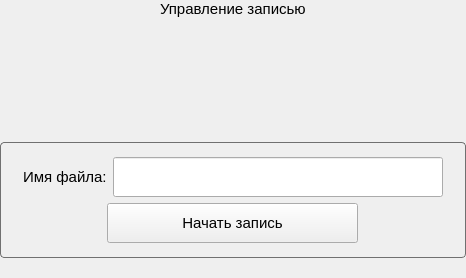
<?xml version="1.0" encoding="UTF-8"?>
<ui version="4.0">
 <class>RecControlUI</class>
 <widget class="QWidget" name="RecControlUI">
  <property name="geometry">
   <rect>
    <x>0</x>
    <y>0</y>
    <width>466</width>
    <height>278</height>
   </rect>
  </property>
  <property name="sizePolicy">
   <sizepolicy hsizetype="Fixed" vsizetype="Preferred">
    <horstretch>0</horstretch>
    <verstretch>0</verstretch>
   </sizepolicy>
  </property>
  <property name="minimumSize">
   <size>
    <width>466</width>
    <height>0</height>
   </size>
  </property>
  <property name="maximumSize">
   <size>
    <width>466</width>
    <height>16777215</height>
   </size>
  </property>
  <property name="windowTitle">
   <string>Form</string>
  </property>
  <property name="styleSheet">
   <string notr="true">QGroupBox
{
	border:1px solid rgb(112,112,112);
	border-radius:4px;
}</string>
  </property>
  <layout class="QVBoxLayout" name="verticalLayout_2">
   <property name="leftMargin">
    <number>0</number>
   </property>
   <property name="topMargin">
    <number>0</number>
   </property>
   <property name="rightMargin">
    <number>0</number>
   </property>
   <property name="bottomMargin">
    <number>0</number>
   </property>
   <item>
    <layout class="QVBoxLayout" name="verticalLayout">
     <item alignment="Qt::AlignHCenter|Qt::AlignTop">
      <widget class="QLabel" name="labelRecControl">
       <property name="font">
        <font>
         <family>Arial</family>
         <pointsize>11</pointsize>
        </font>
       </property>
       <property name="text">
        <string>Управление записью</string>
       </property>
      </widget>
     </item>
     <item alignment="Qt::AlignTop">
      <widget class="QGroupBox" name="groupBox">
       <property name="title">
        <string/>
       </property>
       <layout class="QGridLayout" name="gridLayout_2">
        <property name="leftMargin">
         <number>22</number>
        </property>
        <property name="topMargin">
         <number>14</number>
        </property>
        <property name="rightMargin">
         <number>22</number>
        </property>
        <property name="bottomMargin">
         <number>14</number>
        </property>
        <item row="0" column="0">
         <layout class="QGridLayout" name="gridLayoutGroupBox">
          <item row="0" column="0">
           <widget class="QLabel" name="labelFileName">
            <property name="font">
             <font>
              <family>Arial</family>
              <pointsize>11</pointsize>
             </font>
            </property>
            <property name="text">
             <string>Имя файла:</string>
            </property>
           </widget>
          </item>
          <item row="0" column="1">
           <widget class="QLineEdit" name="lineEditFileName">
            <property name="minimumSize">
             <size>
              <width>0</width>
              <height>40</height>
             </size>
            </property>
            <property name="maximumSize">
             <size>
              <width>16777215</width>
              <height>40</height>
             </size>
            </property>
            <property name="font">
             <font>
              <family>Arial</family>
              <pointsize>11</pointsize>
             </font>
            </property>
           </widget>
          </item>
          <item row="1" column="0" colspan="2" alignment="Qt::AlignHCenter">
           <widget class="QPushButton" name="btnStartRecord">
            <property name="sizePolicy">
             <sizepolicy hsizetype="Fixed" vsizetype="Fixed">
              <horstretch>0</horstretch>
              <verstretch>0</verstretch>
             </sizepolicy>
            </property>
            <property name="minimumSize">
             <size>
              <width>251</width>
              <height>40</height>
             </size>
            </property>
            <property name="maximumSize">
             <size>
              <width>251</width>
              <height>40</height>
             </size>
            </property>
            <property name="font">
             <font>
              <family>Arial</family>
              <pointsize>11</pointsize>
             </font>
            </property>
            <property name="text">
             <string>Начать запись</string>
            </property>
           </widget>
          </item>
         </layout>
        </item>
       </layout>
      </widget>
     </item>
    </layout>
   </item>
  </layout>
 </widget>
 <resources/>
 <connections/>
</ui>
